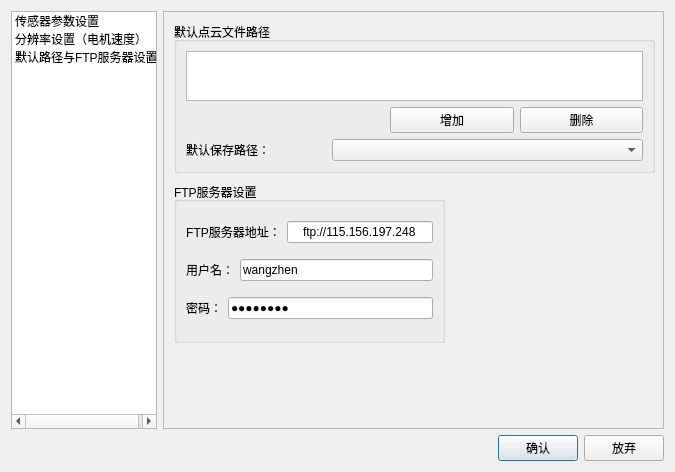
<?xml version="1.0" encoding="UTF-8"?>
<ui version="4.0">
 <class>OptionsDialog</class>
 <widget class="QDialog" name="OptionsDialog">
  <property name="geometry">
   <rect>
    <x>0</x>
    <y>0</y>
    <width>675</width>
    <height>472</height>
   </rect>
  </property>
  <property name="windowTitle">
   <string>参数设置</string>
  </property>
  <property name="toolTip">
   <string extracomment="unit:deg"/>
  </property>
  <layout class="QGridLayout" name="gridLayout">
   <item row="1" column="1">
    <spacer name="horizontalSpacer_2">
     <property name="orientation">
      <enum>Qt::Horizontal</enum>
     </property>
     <property name="sizeHint" stdset="0">
      <size>
       <width>333</width>
       <height>20</height>
      </size>
     </property>
    </spacer>
   </item>
   <item row="1" column="2">
    <layout class="QHBoxLayout" name="horizontalLayout_10">
     <item>
      <widget class="QPushButton" name="pushButton_2">
       <property name="text">
        <string>确认</string>
       </property>
      </widget>
     </item>
     <item>
      <widget class="QPushButton" name="pushButton">
       <property name="text">
        <string>放弃</string>
       </property>
      </widget>
     </item>
    </layout>
   </item>
   <item row="0" column="1" colspan="2">
    <widget class="QStackedWidget" name="stackedWidget">
     <property name="frameShape">
      <enum>QFrame::StyledPanel</enum>
     </property>
     <property name="currentIndex">
      <number>2</number>
     </property>
     <widget class="QWidget" name="page">
      <widget class="QGroupBox" name="groupBox_3">
       <property name="geometry">
        <rect>
         <x>10</x>
         <y>10</y>
         <width>290</width>
         <height>115</height>
        </rect>
       </property>
       <property name="title">
        <string>传感器参数</string>
       </property>
       <layout class="QGridLayout" name="gridLayout_2">
        <item row="0" column="0" colspan="2">
         <layout class="QVBoxLayout" name="verticalLayout">
          <item>
           <layout class="QHBoxLayout" name="horizontalLayout_5">
            <item>
             <widget class="QLabel" name="label_7">
              <property name="text">
               <string>测量模式选择</string>
              </property>
             </widget>
            </item>
            <item>
             <widget class="QComboBox" name="comboBox_mode">
              <item>
               <property name="text">
                <string>Distance Tracking Mode</string>
               </property>
              </item>
              <item>
               <property name="text">
                <string>Fast Distance Tracking Mode</string>
               </property>
              </item>
             </widget>
            </item>
           </layout>
          </item>
          <item>
           <layout class="QHBoxLayout" name="horizontalLayout_8">
            <item>
             <layout class="QHBoxLayout" name="horizontalLayout_6">
              <item>
               <widget class="QLabel" name="label_5">
                <property name="text">
                 <string>平均次数：</string>
                </property>
                <property name="buddy">
                 <cstring>HorizontalEdit</cstring>
                </property>
               </widget>
              </item>
              <item>
               <widget class="QLineEdit" name="lineEdit_avg_times">
                <property name="maximumSize">
                 <size>
                  <width>51</width>
                  <height>20</height>
                 </size>
                </property>
               </widget>
              </item>
             </layout>
            </item>
            <item>
             <layout class="QHBoxLayout" name="horizontalLayout_7">
              <item>
               <widget class="QLabel" name="label_4">
                <property name="text">
                 <string>测量频率(kHz)：</string>
                </property>
                <property name="buddy">
                 <cstring>HorizontalEdit</cstring>
                </property>
               </widget>
              </item>
              <item>
               <widget class="QLineEdit" name="lineEdit_frequency">
                <property name="maximumSize">
                 <size>
                  <width>41</width>
                  <height>20</height>
                 </size>
                </property>
               </widget>
              </item>
             </layout>
            </item>
           </layout>
          </item>
         </layout>
        </item>
        <item row="1" column="0">
         <widget class="QProgressBar" name="progressBar">
          <property name="value">
           <number>24</number>
          </property>
         </widget>
        </item>
        <item row="1" column="1">
         <widget class="QPushButton" name="pushButton_set_sensor">
          <property name="text">
           <string>设置传感器参数</string>
          </property>
         </widget>
        </item>
       </layout>
      </widget>
      <widget class="QGroupBox" name="groupBox_4">
       <property name="geometry">
        <rect>
         <x>10</x>
         <y>130</y>
         <width>471</width>
         <height>271</height>
        </rect>
       </property>
       <property name="title">
        <string>读取传感器参数</string>
       </property>
       <layout class="QGridLayout" name="gridLayout_3">
        <item row="2" column="0">
         <spacer name="horizontalSpacer_4">
          <property name="orientation">
           <enum>Qt::Horizontal</enum>
          </property>
          <property name="sizeHint" stdset="0">
           <size>
            <width>361</width>
            <height>20</height>
           </size>
          </property>
         </spacer>
        </item>
        <item row="0" column="0" rowspan="2" colspan="2">
         <widget class="QTextBrowser" name="textBrowser">
          <property name="minimumSize">
           <size>
            <width>341</width>
            <height>191</height>
           </size>
          </property>
         </widget>
        </item>
        <item row="2" column="1">
         <widget class="QPushButton" name="pushButton_read_set">
          <property name="minimumSize">
           <size>
            <width>81</width>
            <height>23</height>
           </size>
          </property>
          <property name="text">
           <string>查看所有设置</string>
          </property>
         </widget>
        </item>
       </layout>
      </widget>
     </widget>
     <widget class="QWidget" name="page_2">
      <widget class="QGroupBox" name="groupBox_5">
       <property name="geometry">
        <rect>
         <x>10</x>
         <y>10</y>
         <width>381</width>
         <height>171</height>
        </rect>
       </property>
       <property name="title">
        <string>电机速度</string>
       </property>
       <widget class="QWidget" name="layoutWidget">
        <property name="geometry">
         <rect>
          <x>10</x>
          <y>20</y>
          <width>249</width>
          <height>57</height>
         </rect>
        </property>
        <layout class="QVBoxLayout" name="verticalLayout_2">
         <item>
          <layout class="QHBoxLayout" name="horizontalLayout_3">
           <item>
            <widget class="QLabel" name="label_3">
             <property name="text">
              <string>水平分辨率(deg)：</string>
             </property>
            </widget>
           </item>
           <item>
            <widget class="QLineEdit" name="lineEdit_H_Resolution">
             <property name="maximumSize">
              <size>
               <width>51</width>
               <height>23</height>
              </size>
             </property>
             <property name="toolTip">
              <string/>
             </property>
            </widget>
           </item>
           <item>
            <widget class="QPushButton" name="pushButton_more">
             <property name="text">
              <string>直接设置速度</string>
             </property>
             <property name="checkable">
              <bool>true</bool>
             </property>
            </widget>
           </item>
          </layout>
         </item>
         <item>
          <layout class="QHBoxLayout" name="horizontalLayout_9">
           <item>
            <layout class="QHBoxLayout" name="horizontalLayout_4">
             <item>
              <widget class="QLabel" name="label_6">
               <property name="text">
                <string>垂直分辨率(deg)：</string>
               </property>
              </widget>
             </item>
             <item>
              <widget class="QLineEdit" name="lineEdit_V_Resolution">
               <property name="maximumSize">
                <size>
                 <width>51</width>
                 <height>20</height>
                </size>
               </property>
              </widget>
             </item>
            </layout>
           </item>
           <item>
            <spacer name="horizontalSpacer">
             <property name="orientation">
              <enum>Qt::Horizontal</enum>
             </property>
             <property name="sizeHint" stdset="0">
              <size>
               <width>68</width>
               <height>20</height>
              </size>
             </property>
            </spacer>
           </item>
          </layout>
         </item>
        </layout>
       </widget>
       <widget class="QGroupBox" name="groupBox">
        <property name="geometry">
         <rect>
          <x>10</x>
          <y>80</y>
          <width>181</width>
          <height>82</height>
         </rect>
        </property>
        <property name="maximumSize">
         <size>
          <width>181</width>
          <height>82</height>
         </size>
        </property>
        <property name="title">
         <string>速度</string>
        </property>
        <widget class="QWidget" name="layoutWidget">
         <property name="geometry">
          <rect>
           <x>11</x>
           <y>23</y>
           <width>157</width>
           <height>22</height>
          </rect>
         </property>
         <layout class="QHBoxLayout" name="horizontalLayout">
          <item>
           <widget class="QLabel" name="label">
            <property name="text">
             <string> 水平速度(r/min)：</string>
            </property>
            <property name="buddy">
             <cstring>HorizontalEdit</cstring>
            </property>
           </widget>
          </item>
          <item>
           <widget class="QLineEdit" name="HorizontalEdit">
            <property name="maximumSize">
             <size>
              <width>41</width>
              <height>20</height>
             </size>
            </property>
           </widget>
          </item>
         </layout>
        </widget>
        <widget class="QWidget" name="layoutWidget">
         <property name="geometry">
          <rect>
           <x>11</x>
           <y>51</y>
           <width>157</width>
           <height>22</height>
          </rect>
         </property>
         <layout class="QHBoxLayout" name="horizontalLayout_2">
          <item>
           <widget class="QLabel" name="label_2">
            <property name="text">
             <string> 垂直速度(r/min)：</string>
            </property>
            <property name="buddy">
             <cstring>VerticalEdit</cstring>
            </property>
           </widget>
          </item>
          <item>
           <widget class="QLineEdit" name="VerticalEdit">
            <property name="maximumSize">
             <size>
              <width>41</width>
              <height>20</height>
             </size>
            </property>
           </widget>
          </item>
         </layout>
        </widget>
       </widget>
       <widget class="QPushButton" name="pushButton_set_speed">
        <property name="geometry">
         <rect>
          <x>330</x>
          <y>140</y>
          <width>41</width>
          <height>23</height>
         </rect>
        </property>
        <property name="text">
         <string>设置</string>
        </property>
       </widget>
       <widget class="QLabel" name="label_set_error">
        <property name="geometry">
         <rect>
          <x>273</x>
          <y>142</y>
          <width>51</width>
          <height>20</height>
         </rect>
        </property>
        <property name="text">
         <string>TextLabel</string>
        </property>
       </widget>
      </widget>
     </widget>
     <widget class="QWidget" name="page_3">
      <widget class="QGroupBox" name="groupBox_2">
       <property name="geometry">
        <rect>
         <x>10</x>
         <y>10</y>
         <width>481</width>
         <height>151</height>
        </rect>
       </property>
       <property name="title">
        <string>默认点云文件路径</string>
       </property>
       <layout class="QFormLayout" name="formLayout">
        <item row="0" column="0" colspan="2">
         <widget class="QListWidget" name="listWidget_dir">
          <property name="minimumSize">
           <size>
            <width>431</width>
            <height>0</height>
           </size>
          </property>
         </widget>
        </item>
        <item row="1" column="0">
         <spacer name="horizontalSpacer_3">
          <property name="orientation">
           <enum>Qt::Horizontal</enum>
          </property>
          <property name="sizeHint" stdset="0">
           <size>
            <width>198</width>
            <height>22</height>
           </size>
          </property>
         </spacer>
        </item>
        <item row="1" column="1">
         <layout class="QHBoxLayout" name="horizontalLayout_11">
          <item>
           <widget class="QPushButton" name="Button_add_dir">
            <property name="text">
             <string>增加</string>
            </property>
           </widget>
          </item>
          <item>
           <widget class="QPushButton" name="Button_delete_dir">
            <property name="text">
             <string>删除</string>
            </property>
           </widget>
          </item>
         </layout>
        </item>
        <item row="2" column="0" colspan="2">
         <layout class="QHBoxLayout" name="horizontalLayout_12">
          <item>
           <widget class="QLabel" name="label_8">
            <property name="text">
             <string>默认保存路径：</string>
            </property>
           </widget>
          </item>
          <item>
           <widget class="QComboBox" name="comboBox_save_dir">
            <property name="minimumSize">
             <size>
              <width>311</width>
              <height>22</height>
             </size>
            </property>
           </widget>
          </item>
         </layout>
        </item>
       </layout>
      </widget>
      <widget class="QGroupBox" name="groupBox_6">
       <property name="geometry">
        <rect>
         <x>10</x>
         <y>170</y>
         <width>271</width>
         <height>161</height>
        </rect>
       </property>
       <property name="title">
        <string>FTP服务器设置</string>
       </property>
       <layout class="QGridLayout" name="gridLayout_4">
        <item row="0" column="0">
         <layout class="QHBoxLayout" name="horizontalLayout_13">
          <item>
           <widget class="QLabel" name="label_11">
            <property name="text">
             <string>FTP服务器地址：</string>
            </property>
            <property name="alignment">
             <set>Qt::AlignCenter</set>
            </property>
           </widget>
          </item>
          <item>
           <widget class="QLineEdit" name="lineEdit_3">
            <property name="text">
             <string>ftp://115.156.197.248</string>
            </property>
            <property name="alignment">
             <set>Qt::AlignCenter</set>
            </property>
           </widget>
          </item>
         </layout>
        </item>
        <item row="1" column="0">
         <layout class="QHBoxLayout" name="horizontalLayout_14">
          <item>
           <widget class="QLabel" name="label_9">
            <property name="text">
             <string>用户名：</string>
            </property>
            <property name="alignment">
             <set>Qt::AlignCenter</set>
            </property>
           </widget>
          </item>
          <item>
           <widget class="QLineEdit" name="lineEdit">
            <property name="text">
             <string>wangzhen</string>
            </property>
           </widget>
          </item>
         </layout>
        </item>
        <item row="2" column="0">
         <layout class="QHBoxLayout" name="horizontalLayout_15">
          <item>
           <widget class="QLabel" name="label_10">
            <property name="text">
             <string>密码：</string>
            </property>
            <property name="alignment">
             <set>Qt::AlignCenter</set>
            </property>
           </widget>
          </item>
          <item>
           <widget class="QLineEdit" name="lineEdit_2">
            <property name="text">
             <string>wangzhen</string>
            </property>
            <property name="echoMode">
             <enum>QLineEdit::Password</enum>
            </property>
           </widget>
          </item>
         </layout>
        </item>
       </layout>
      </widget>
     </widget>
    </widget>
   </item>
   <item row="0" column="0">
    <widget class="QListWidget" name="listWidget">
     <property name="sizePolicy">
      <sizepolicy hsizetype="Preferred" vsizetype="Expanding">
       <horstretch>0</horstretch>
       <verstretch>0</verstretch>
      </sizepolicy>
     </property>
     <property name="maximumSize">
      <size>
       <width>151</width>
       <height>16777215</height>
      </size>
     </property>
     <item>
      <property name="text">
       <string>传感器参数设置</string>
      </property>
     </item>
     <item>
      <property name="text">
       <string>分辨率设置（电机速度）</string>
      </property>
     </item>
     <item>
      <property name="text">
       <string>默认路径与FTP服务器设置</string>
      </property>
     </item>
    </widget>
   </item>
  </layout>
 </widget>
 <resources/>
 <connections>
  <connection>
   <sender>pushButton_more</sender>
   <signal>toggled(bool)</signal>
   <receiver>groupBox</receiver>
   <slot>setVisible(bool)</slot>
   <hints>
    <hint type="sourcelabel">
     <x>432</x>
     <y>63</y>
    </hint>
    <hint type="destinationlabel">
     <x>198</x>
     <y>159</y>
    </hint>
   </hints>
  </connection>
  <connection>
   <sender>pushButton</sender>
   <signal>clicked()</signal>
   <receiver>OptionsDialog</receiver>
   <slot>reject()</slot>
   <hints>
    <hint type="sourcelabel">
     <x>606</x>
     <y>447</y>
    </hint>
    <hint type="destinationlabel">
     <x>394</x>
     <y>445</y>
    </hint>
   </hints>
  </connection>
  <connection>
   <sender>pushButton_2</sender>
   <signal>clicked()</signal>
   <receiver>OptionsDialog</receiver>
   <slot>close()</slot>
   <hints>
    <hint type="sourcelabel">
     <x>583</x>
     <y>461</y>
    </hint>
    <hint type="destinationlabel">
     <x>431</x>
     <y>454</y>
    </hint>
   </hints>
  </connection>
  <connection>
   <sender>listWidget</sender>
   <signal>currentRowChanged(int)</signal>
   <receiver>stackedWidget</receiver>
   <slot>setCurrentIndex(int)</slot>
   <hints>
    <hint type="sourcelabel">
     <x>145</x>
     <y>95</y>
    </hint>
    <hint type="destinationlabel">
     <x>226</x>
     <y>238</y>
    </hint>
   </hints>
  </connection>
 </connections>
</ui>
